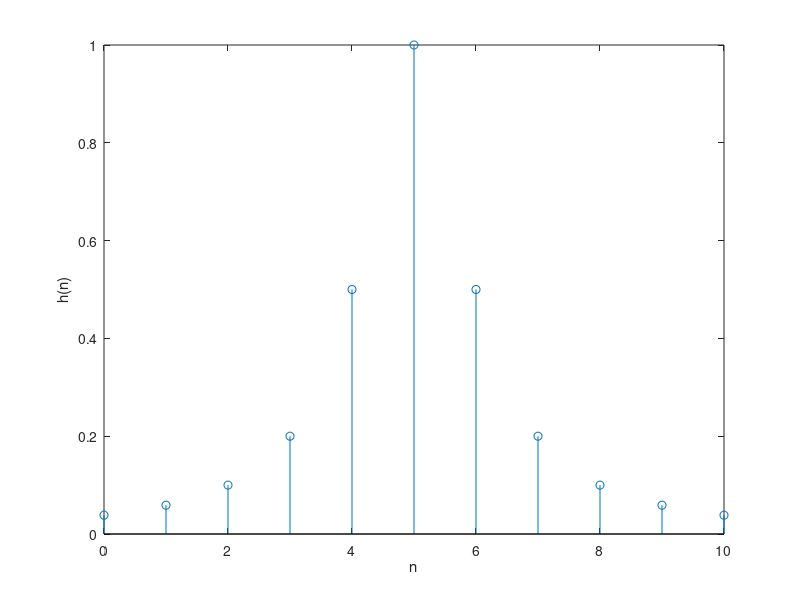

Recreate this plot in MATLAB. (Note: this script raises an error after producing the figure.)
%CLEAR
clear all; close all; clc; 

%size of samples
sz = 10000;
% define number of tabs for adaptive filters
n_order = 7;
% loop with 100 averages for LMS
avr =100;
% initialize input & desired
u_n = zeros(sz,avr);
d_n = zeros(sz,avr);
for m=1:avr
    % Generate 1st random noise 'INPUT'
    x_n = 2*randi([0,1],10500,1) - 1 ;
    x_n = x_n(501:end);
    %generate 2nd random noise
    v_n = sqrt(5.0509e-5)*randn(10500,1);
    v_n = v_n(501:end);
    
    %Calculating Channel impulse response
    n = 0:10;
    causal_delay = 5;
    h_n = 1./(1+(n-causal_delay).^2);
    %plotting channel impulse response
    if(m==1)
        figure('Name','Channel Impulse Response');title('Impulse Response');
        stem(n,h_n);
        xlabel('n');
        ylabel('h(n)');
    end
    % figure;
    % h=fftshift(fft(h_n));
    % h = 20*log(h);
    % f=-2.5:0.5:2.5;
    % plot(f,h);
    
    %channel ISI effect (InterSymbol Interference)
    i_n = conv(x_n,h_n);
    i_n = i_n(1:end-10); %%COMMENT
    %%UNCOMMENT i_n = i_n(1+causal_delay:end-causal_delay);
    
    %Adding noise
    u_n(:,m) = i_n + v_n;
    
    %Adding delay to input
    %%UNCOMMENT d_n((1+(n_order-1)/2):end,m)=x_n(1:end-((n_order-1)/2));
    d_n((1+((n_order-1)/2)+(length(n)-1)/2):end,m)=x_n(1:end-(((n_order-1)/2)+(length(n)-1)/2)); %%COMMENT
end
%% Wiener Filter
[W_wiener, J_wiener] = Wiener_Filter(u_n(:,1),d_n(:,1),n_order);

%% Steepest Descent 

itr = 10000;
alpha_vec = [0.001 0.005 0.01];
W_steepest = zeros(n_order,length(alpha_vec));
% value of j after each iteration
J_plot = zeros(length(alpha_vec),itr);
% value of j after last iteration(MMSE)
J_steepest = zeros(length(alpha_vec),1);
figure('Name','Steepest Descent MMSE (J)');
colors={'red','blue','black'};
for i= 1:length(alpha_vec)
    [W_steepest(:,i), J_plot(i,:)] = Steepest_Descent(u_n(:,1),d_n(:,1),n_order,itr,alpha_vec(i));
    J_steepest(i) = J_plot(i,itr);
    plot(1:itr,J_plot(i,:),'color',sprintf('%c',char(colors(i))));
    xlabel('itr');
    ylabel('MMSE J');hold on;
end
legend('meu=0.001','meu=0.005','meu=0.01');

%% LMS
% initialize tabs value 'with average'
W_LMS = zeros(n_order,length(alpha_vec));

for i=1:length(alpha_vec)
    for j=1:avr
         [W_n] = LMS(u_n(:,j),d_n(:,j),n_order);
          W_LMS(:,i)=W_LMS(:,i)+W_n;
    end
end
% divide by averaging number
W_LMS = W_LMS ./ avr;











